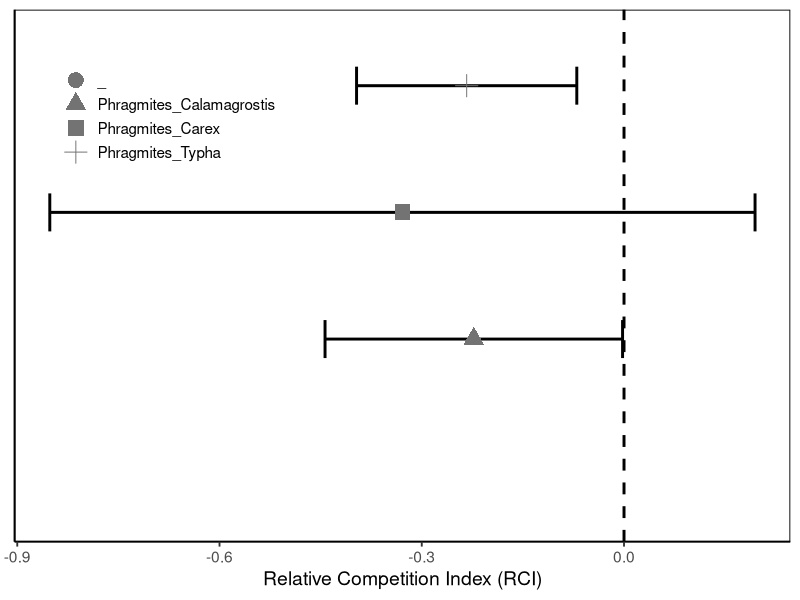
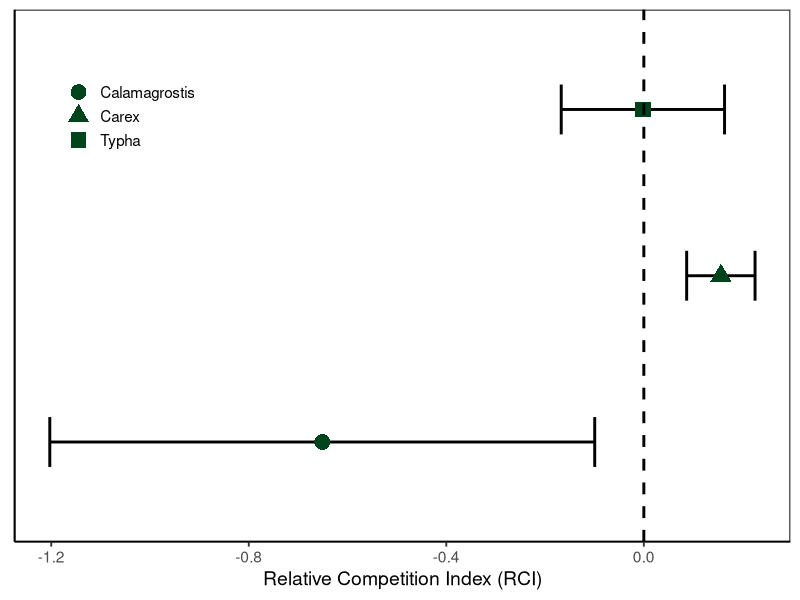
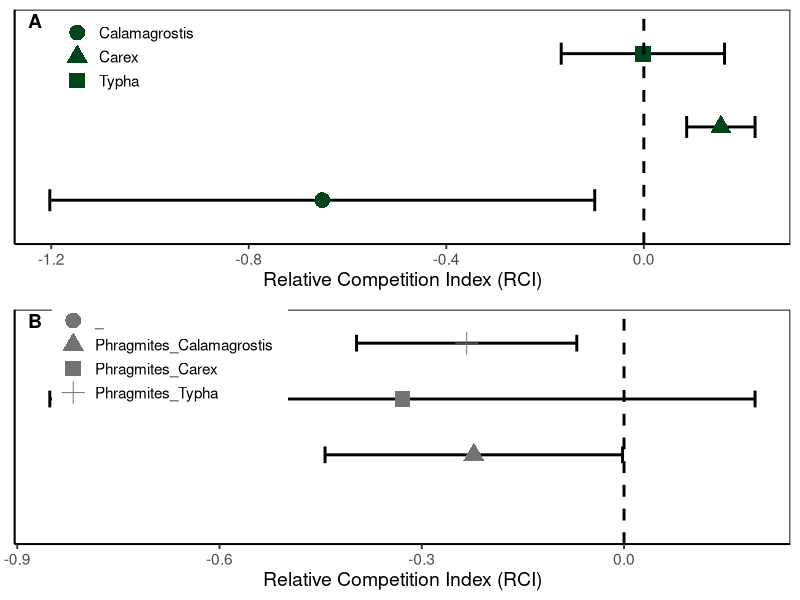
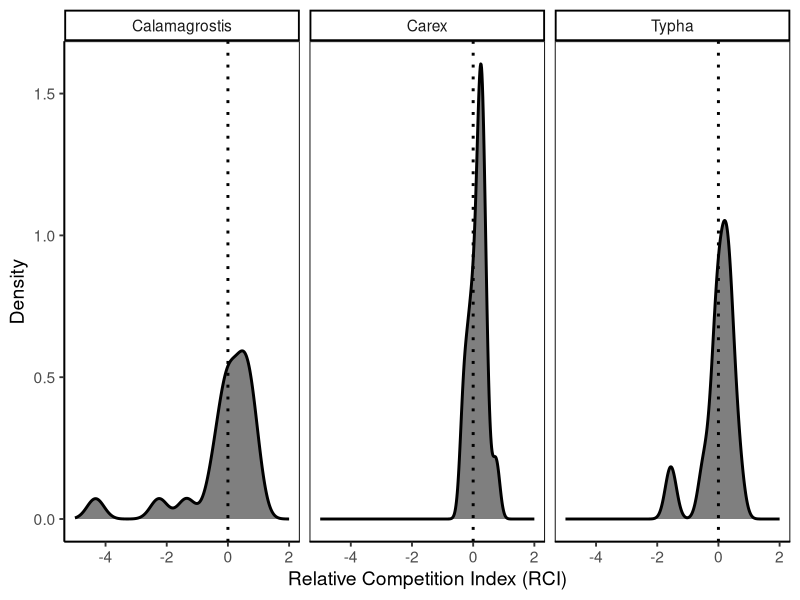
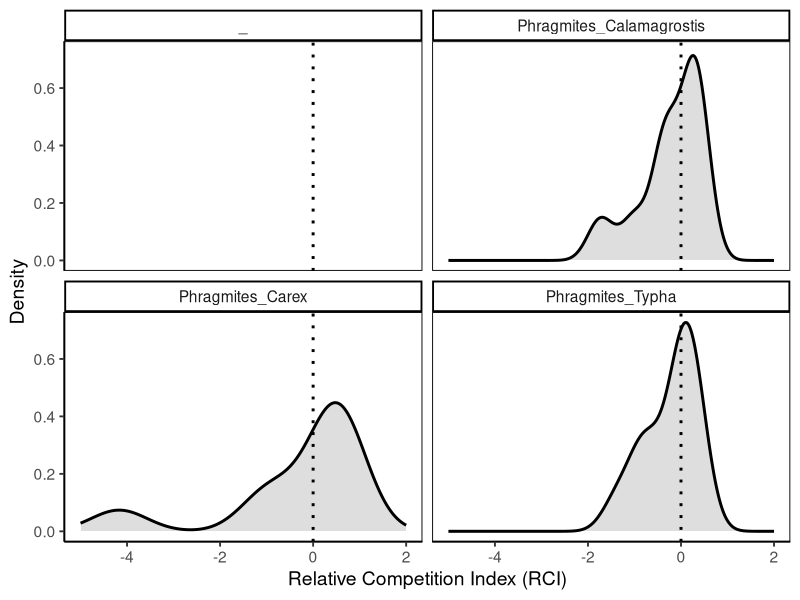
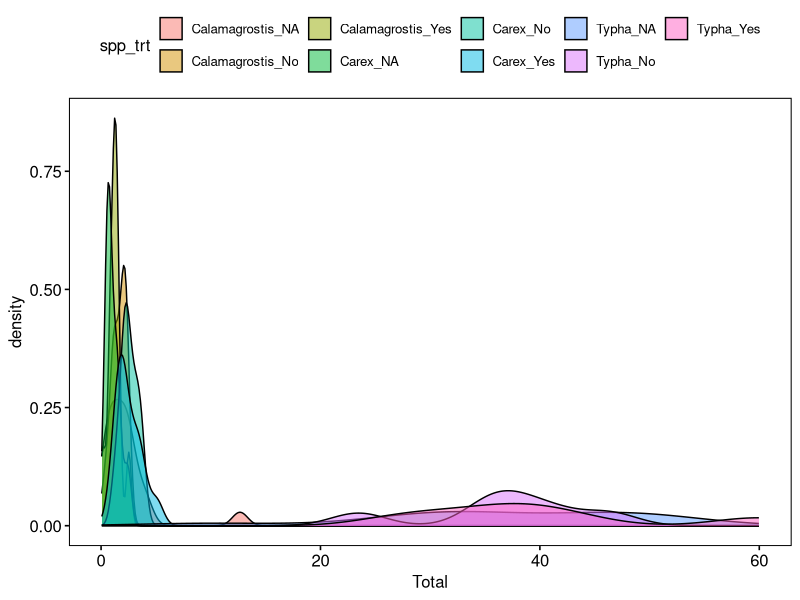
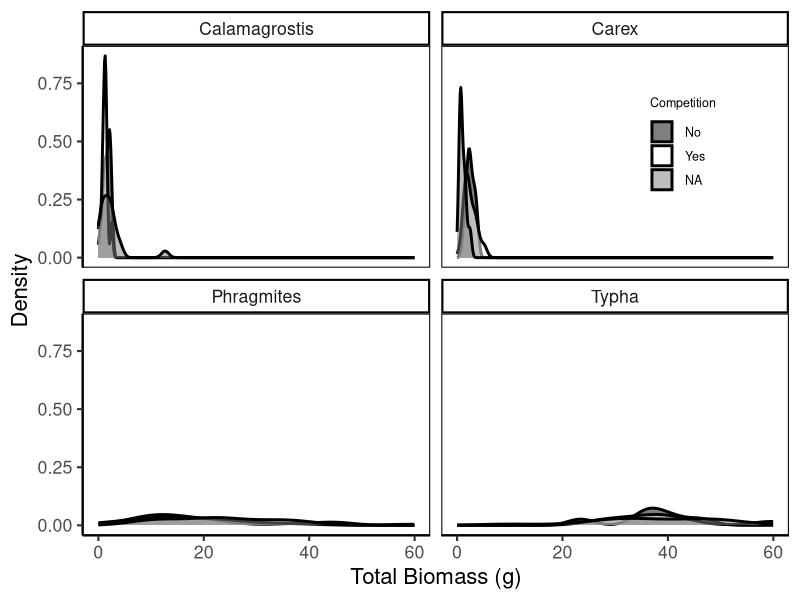
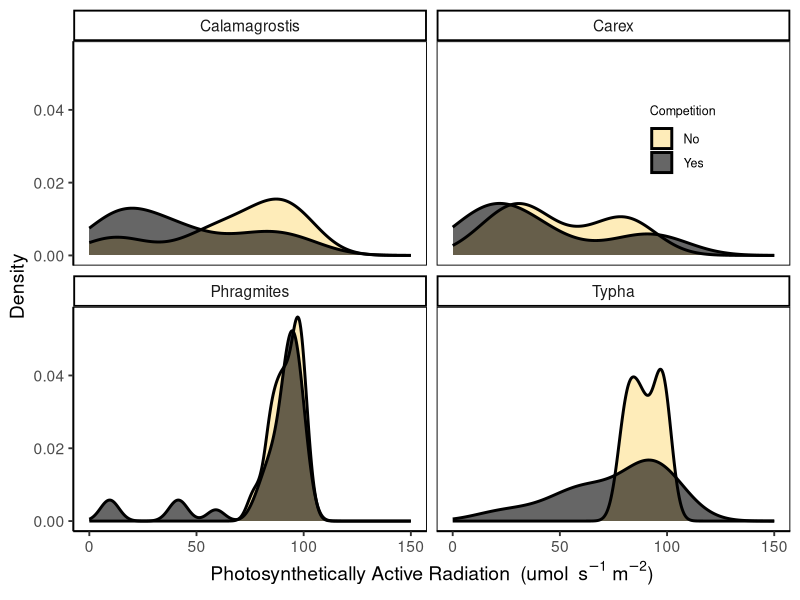

Reproduce these figures in R, in order.

library(tidyverse)
library(ggpubr)
library(cowplot)
library(gridExtra)


RCI.res <- read.csv("Data/RCI_residents.csv")
str(RCI.res) 
RCI.res$Year <- as.factor(RCI.res$Year)

sum <- RCI.res %>% 
  group_by(Phytometer, Year) %>% 
  summarise(average = mean(RCI),
            std = sd(RCI),
            N = length(RCI),
            SE = (std/(sqrt(N))))

# A tibble: 6 x 6
# Groups:   Phytometer [3]
#Phytometer      Year   average   std     N     SE
#1 Calamagrostis 2016  -1.37    3.50     10  1.11  
#2 Calamagrostis 2017   0.00591 0.862    11  0.260 
#3 Carex         2016   0.365   0.244     5  0.109 
#4 Carex         2017   0.0611  0.244    11  0.0735
#5 Typha         2016   0.188   0.383     6  0.156 
#6 Typha         2017  -0.192   0.699     6  0.285 


##### Resident species ##############

RCI.plot <- ggplot(sum, aes(x = Phytometer, y = average, colour = Year, shape = Year)) + 
  geom_point(position = position_dodge(0.6),
             size = 5) +
  geom_errorbar(aes(ymin = average - SE, ymax = average + SE),
                width = 0.3, position = position_dodge(0.6),
                color = "black",
                size = 1) +
  theme_classic() +
  scale_colour_manual(values = c("#00441b", "#08519c")) +
  labs(x = " ",
       y = expression(paste("Relative Competition Index (RCI)"))) + 
  theme(panel.border = element_rect(fill = NA)) +
  theme(text = element_text(size = 16),
        axis.text.x = element_text(size = 14),
        axis.text.y = element_text(size = 15)) +
  geom_hline(yintercept = 0, linetype = "dashed",
             size = 1) +
  coord_flip() +
  theme(axis.text.y = element_text(angle = 30))

ggsave("Figures/RCI_residents.jpeg")

###### Phragmites ###############

RCI.phrag <- read.csv("Data/RCI.phrag.csv")
str(RCI.phrag) 
RCI.phrag$Year <- as.factor(RCI.phrag$Year)

RCI.phrag <- RCI.phrag %>% 
  unite("Phytometer", Phytometer,Neighbours, remove = FALSE)


ph.sum <- RCI.phrag %>% 
  group_by(Phytometer, Year) %>% 
  summarise(average = mean(RCI),
            std = sd(RCI),
            N = length(RCI),
            SE = (std/(sqrt(N))))

#   spp_n                    Year  average   std     N    SE
#1 Phragmites_Calamagrostis 2016  -0.123  0.544     6 0.222
#2 Phragmites_Calamagrostis 2017  -0.373  0.958     4 0.479
#3 Phragmites_Carex         2016  -0.675  2.05      5 0.915
#4 Phragmites_Carex         2017   0.104  0.728     4 0.364
#5 Phragmites_Typha         2016  -0.0544 0.373     5 0.167
#6 Phragmites_Typha         2017  -0.361  0.670     7 0.253

##### Resident species ##############

ph.sum <- ph.sum %>% 
  mutate(Year = fct_relevel(Year, "2017", "2016"))

RCI.plot2 <- ggplot(ph.sum, aes(x = Phytometer, y = average, colour = Year, shape = Year)) + 
  geom_point(position = position_dodge(0.6),
             size = 5) +
  geom_errorbar(aes(ymin = average - SE, ymax = average + SE),
                width = 0.3, position = position_dodge(0.6),
                color = "black",
                size = 1) +
  theme_classic() +
  scale_colour_manual(values = c("#00441b", "#08519c")) +
  labs(x = " ",
       y = expression(paste("Relative Competition Index (RCI)"))) + 
  theme(panel.border = element_rect(fill = NA)) +
  theme(text = element_text(size = 16),
        axis.text.x = element_text(size = 14),
        axis.text.y = element_text(size = 15)) +
  geom_hline(yintercept = 0, linetype = "dashed",
             size = 1) +
  coord_flip() +
  theme(axis.text.y = element_text(angle = 30))

ggsave("Figures/RCI_phragmites.jpeg")



RCI.panel <- ggarrange(RCI.plot, RCI.plot2,
                       ncol = 2, common.legend = TRUE,
                       legend = "bottom",
                       labels = "AUTO",
                       hjust = c(-13, -20), vjust = 1.75)

ggsave("Figures/RCI_panel.TIFF", RCI.panel,
       dpi = 150, units = "in")



summed <- full_join(sum, ph.sum)

summmed <- summed %>% 
  mutate(Year = fct_relevel(Year, "2017", "2016"))

summed <- summed %>% 
  mutate(Phytometer = fct_relevel(Phytometer, 
                                  "Typha", 
                                  "Carex", 
                                  "Calamagrostis",
                                  "Phragmites_Typha", 
                                  "Phragmites_Carex", 
                                  "Phragmites_Calamagrostis"))


RCI.plot.all <- ggplot(summed, aes(x = Phytometer, y = average, colour = Year, shape = Year)) + 
  geom_point(position = position_dodge(0.6),
             size = 5) +
  geom_errorbar(aes(ymin = average - SE, ymax = average + SE),
                width = 0.3, position = position_dodge(0.6),
                color = "black",
                size = 1) +
  theme_classic() +
  scale_colour_manual(values = c("#00441b", "#08519c")) +
  labs(x = " ",
       y = expression(paste("Relative Competition Index (RCI)"))) + 
  theme(panel.border = element_rect(fill = NA)) +
  theme(text = element_text(size = 16),
        axis.text.x = element_text(size = 14),
        axis.text.y = element_text(size = 15)) +
  geom_hline(yintercept = 0, linetype = "dashed",
             size = 1) +
  coord_flip() +
  theme(axis.text.y = element_text(angle = 30))

######### No Years Apart ###############

sum.phrag <- RCI.phrag %>% 
  group_by(Phytometer) %>% 
  summarise(average = mean(RCI),
            std = sd(RCI),
            N = length(RCI),
            SE = (std/(sqrt(N))))

#  Phytometer               average   std     N    SE
#1 Phragmites_Calamagrostis  -0.223 0.698    10 0.221
#2 Phragmites_Carex          -0.329 1.57      9 0.523
#3 Phragmites_Typha          -0.233 0.566    12 0.163

write.csv(sum.phrag, "Data/phrag.RCI.sum.csv")

RCI.plot.phr <- ggplot(sum.phrag, aes(x = Phytometer, y = average, shape = Phytometer)) + 
  geom_errorbar(aes(ymin = average - SE, ymax = average + SE),
                width = 0.3, 
                color = "black",
                size = 1) +
  geom_point(size = 5,
             colour = "#737373") +
  theme_classic(base_size = 14) +
  ylab("Relative Competition Index (RCI)") + 
  theme(panel.border = element_rect(fill = NA)) +
  theme(axis.title.y=element_blank(),
        axis.text.y=element_blank(),
        axis.ticks.y=element_blank()) +
  geom_hline(yintercept = 0, linetype = "dashed",
             size = 1) +
  coord_flip() +
  theme(legend.position = c(0.2, 0.8)) +
  theme(legend.title = element_blank()) +
  theme(legend.text=element_text(size=11))


RCI.plot.phr

ggsave("Figures/RCI_phrag.TIFF", RCI.plot.phr,
       dpi = 300)


sum.res <- RCI.res %>% 
  group_by(Phytometer) %>% 
  summarise(average = mean(RCI),
            std = sd(RCI),
            N = length(RCI),
            SE = (std/(sqrt(N))))

#Phytometer     average   std     N     SE
#1 Calamagrostis -0.651   2.53     21 0.552 
#2 Carex          0.156   0.277    16 0.0692
#3 Typha         -0.00193 0.573    12 0.165 

RCI.plot.res <- ggplot(sum.res, aes(x = Phytometer, y = average, shape = Phytometer)) + 
    geom_errorbar(aes(ymin = average - SE, ymax = average + SE),
                width = 0.3, 
                color = "black",
                size = 1) +
  geom_point(size = 5,
             colour = "#00441b") +
  theme_classic(base_size = 14) +
  theme(axis.title.y=element_blank(),
        axis.text.y=element_blank(),
        axis.ticks.y=element_blank()) +
  theme(panel.border = element_rect(fill = NA)) +
  geom_hline(yintercept = 0, linetype = "dashed",
             size = 1) +
  ylab("Relative Competition Index (RCI)") +
  coord_flip() +
  theme(legend.position = c(0.15, 0.8)) +
  theme(legend.title = element_blank()) +
  theme(legend.text=element_text(size=11))

RCI.plot.res


ggsave("Figures/RCI_residents.TIFF", RCI.plot.phr,
       dpi = 300)



panel.RCI <- ggarrange(RCI.plot.res, RCI.plot.phr,
                       nrow = 2,
                   labels = "AUTO",
                   hjust = c(-2, -2),
                   vjust = 2)

panel.RCI

ggsave("Figures/RCI_panel.TIFF", panel.RCI,
       dpi = 300)

######## RCI Density Plots ##########
RCI.res <- read.csv("Data/RCI_residents.csv")
RCI.res

rci.res.den <- ggplot(RCI.res, aes(x = RCI, fill = as.factor(Phytometer))) +
  geom_density(alpha = 0.5, size = 1) +
  facet_wrap("Phytometer") + 
  scale_fill_manual(values = c("black", "black", "black")) +
  theme_classic(base_size = 14) +
  theme(panel.border = element_rect(fill = NA)) +
  labs(x = "Relative Competition Index (RCI)",
       y = "Density") +
  theme(legend.position = "none") +
  xlim(-5, 2) +
  geom_vline(xintercept = 0, linetype="dotted", 
             color = "black", size=1)

rci.res.den 

ggsave("Figures/RCI_density.TIFF", rci.res.den,
       dpi= 300)




RCI.phrag <- read.csv("Data/RCI.phrag.csv")
RCI.phrag

RCI.phrag <- RCI.phrag %>% 
  unite("Species", Phytometer,Neighbours, remove = FALSE)

rci.phr.den <- ggplot(RCI.phrag, aes(x = RCI, fill = as.factor(Phytometer))) +
  geom_density(alpha = 0.5, size = 1) +
  facet_wrap("Species") + 
  scale_fill_manual(values = c("grey", "grey", "grey")) +
  theme_classic(base_size = 14) +
  theme(panel.border = element_rect(fill = NA)) +
  labs(x = "Relative Competition Index (RCI)",
       y = "Density") +
  theme(legend.position = "none") +
  xlim(-5, 2) +
  geom_vline(xintercept = 0, linetype="dotted", 
             color = "black", size=1)

rci.phr.den 

ggsave("Figures/RCI_phrag_density.TIFF", rci.phr.den,
       dpi= 300)


############ Raw Biomass ##########

weights16 <- read.csv("Data/weights_2016.csv")
weights17 <- read.csv("Data/weights_2017.csv")

weights <- full_join(weights16, weights17)
weights <- weights %>% 
  unite("spp_trt", Species, Competition, remove = FALSE)


target <- c("Carex", "Calamagrostis", "Typha")

weight.res <- weights %>% filter(Species %in% target)

res.den <- ggdensity(weight.res, x = "Total", fill = "spp_trt", combine = TRUE)
res.den

density <- ggplot(weights, aes(x = Total, fill = as.factor(Competition))) +
  geom_density(alpha = 0.5, size = 1) +
  facet_wrap("Species") + 
  scale_fill_manual(values = c("black", "white")) +
  theme_classic(base_size = 16) +
  theme(plot.title = element_text(size = 14, face = "bold"),
        legend.title=element_text(size=9), 
        legend.text=element_text(size=9)) +
  theme(panel.border = element_rect(fill = NA)) +
  labs(x = "Total Biomass (g)",
       y = "Density") +
  labs(fill = "Competition") +
  theme(legend.position = c(0.85, 0.8))
  
density

ggsave("Figures/biomass_density.TIFF", density,
       dpi = 300)


##### Light Penetration #########
phrag.light.pair <- read.csv("Data/Light_phrag.csv")
light.res.pair <- read.csv("Data/light_resident.csv")

light <- full_join(phrag.light.pair, light.res.pair)

light <- light %>% #rename the factors
  mutate(Competition = fct_recode(Competition,
                                "No" = "no",
                                "Yes" = "yes"))


light.den <- ggplot(light, aes(x = Incident, fill = as.factor(Competition))) +
  geom_density(alpha = 0.6, size = 1) +
  facet_wrap("Phytometer") + 
  scale_fill_manual(values = c("#fee08b", "black")) +
  theme_classic(base_size = 14) +
  theme(plot.title = element_text(size = 14, face = "bold"),
        legend.title=element_text(size=9), 
        legend.text=element_text(size=9)) +
  theme(panel.border = element_rect(fill = NA)) +
  labs(x = expression(paste("Photosynthetically Active Radiation"," ", " (", "umol  ",  s^-1, " ", m^-2, sep=")")),
       y = "Density") +
  xlim(0, 150) +
  labs(fill = "Competition") +
  theme(legend.position = c(0.85, 0.8))

light.den

ggsave("Figures/Light_densityplot.TIFF", light.den,
       dpi = 300)


Light.Biomass <- ggarrange(light.den, density,
                           rci.res.den, rci.phr.den, 
                       ncol = 2,
                       nrow = 2,
                       labels = "AUTO",
                       hjust = c(-2, -2),
                       vjust = 2)

Light.Biomass

ggsave("Figures/Light_Biomass.TIFF", Light.Biomass,
       height = 8.38, width = 13.7, units = "in",
       dpi = 300)
